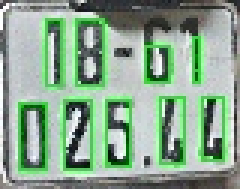
#> input picture bbox/testbb.jpg, 80 x 63 px (shown 3 times larger)
$ python -i char_splitting.py   (imports and definitions only)
#> lines starting #> are read from the running program, lines starting #| are printed output that depends on the picture; after the words box and inside, x2 and y2 are one past the last pixel; in counts of white or black regions, pixels touching at a corner belong together
import cv2


def remove_boundary(img_bin):
    img_bin[:10, :10] = 0
    contours, _ = cv2.findContours(img_bin, cv2.RETR_LIST, cv2.CHAIN_APPROX_SIMPLE)

    for contour in contours:
        x, y, w, h = cv2.boundingRect(contour)
        if x in (0, img_bin.shape[1]-w) or y in (0, img_bin.shape[0]-h):
            cv2.drawContours(img_bin, [contour], 0, (0, 0, 0), -1)

    return img_bin


def get_box(img_bin):
    img = cv2.morphologyEx(img_bin,
                           cv2.MORPH_OPEN,
                           cv2.getStructuringElement(cv2.MORPH_RECT, (2, 2)))
    contours, _ = cv2.findContours(img, cv2.RETR_LIST, cv2.CHAIN_APPROX_SIMPLE)
    bounding_box = []
    min_w, max_w = 1/15, 1/7
    min_h, max_h = 0.25, 0.45
    for contour in contours:
        x, y, w, h = cv2.boundingRect(contour)
        if min_w <= (w / img_bin.shape[1]) <= max_w and min_h <= (h / img_bin.shape[0]) <= max_h:
            tl = (x-1, y-1)
            br = (x+w-1, y+h-1)
            bounding_box.append((tl, br))

    return bounding_box


def sort_bounding_box(bounding_box):
    tl_list = [b[0] for b in bounding_box]
    y_list = [p[1] for p in tl_list]
    ymean = sum(y_list) / len(y_list)
    row = [0 if y < ymean else 1 for y in y_list]
    col = [p[0] for p in tl_list]

    sort_key = [r*1000 + c for r, c in zip(row, col)]
    sort_idx = sorted(range(len(bounding_box)), key=lambda i: sort_key[i])
    bounding_box_sorted = [bounding_box[i] for i in sort_idx]

    row = [row[i] for i in sort_idx]
    col = [col[i] for i in sort_idx]
    numbers = [r != 0 or c <= 40 or c >= 55 for r, c in zip(row, col)]

    return bounding_box_sorted, numbers


def preprocess(img):
    img_resized = cv2.resize(img, (0, 0), fx=80/img.shape[1], fy=80/img.shape[1])
    img_gray = cv2.cvtColor(img_resized, cv2.COLOR_BGR2GRAY)
    img_bin = cv2.threshold(img_gray, 0, 255, cv2.THRESH_BINARY_INV | cv2.THRESH_OTSU)[1]
    img_bin = (img_bin != 0).astype('uint8')
    edge = (cv2.Canny(img_gray, 100, 200) != 0).astype('uint8')
    img_rmbound = remove_boundary(img_bin & (1-edge))
    bounding_box = get_box(img_rmbound | edge)
    bounding_box, numbers = sort_bounding_box(bounding_box)

    return  img_resized, img_bin, edge, img_rmbound, bounding_box, numbers

>>> import cv2
>>> picture = cv2.imread('bbox/testbb.jpg')
#> picture is the input picture: shape (63, 80, 3); mean B, G, R 142.8, 166.6, 138.4
>>> result = preprocess(picture)
#> in preprocess, `img_gray = cv2.cvtColor(img_resized, cv2.COLOR_BGR2GRAY)`:
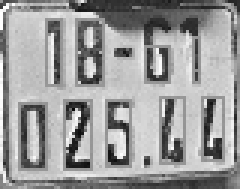
#> img_gray: shape (63, 80) (shown 3 times larger); min 6, max 255, mean 155.5
#> in preprocess, `img_bin = cv2.threshold(img_gray, 0, 255, cv2.THRESH_BINARY_INV | cv2...`:
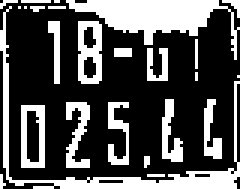
#> img_bin: shape (63, 80) (shown 3 times larger); 31.7% white; 25 white regions (15 under 20 px), largest, box (x1, y1, x2, y2) and area: (22, 0, 80, 20) 454, (0, 2, 80, 63) 405, (26, 7, 34, 28) 119
#> in preprocess, `edge = (cv2.Canny(img_gray, 100, 200) != 0).astype('uint8')`:
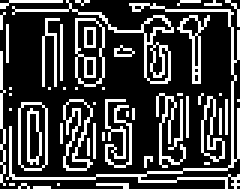
#> edge: shape (63, 80) (shown 3 times larger); values 0 (black) and 1 (white), 25.5% white in thin lines or dots
#> in remove_boundary, `img_bin[:10, :10] = 0`:
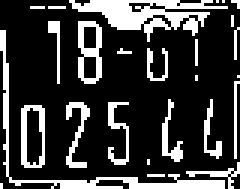
#> img_bin: shape (63, 80) (shown 3 times larger); values 0 (black) and 1 (white), 22.9% white; 26 white regions (14 under 20 px)
#> in remove_boundary, `contours, _ = cv2.findContours(img_bin, cv2.RETR_LIST, cv2.CHAIN_APPRO..`: contours = 37 contours, 26 with area under 20; largest, box (x1, y1, x2, y2) and area: (23, 0, 76, 14) 262, (7, 35, 15, 56) 138, (26, 7, 34, 28) 126, (0, 10, 75, 63) 112, (8, 35, 15, 56) 100
#> the loop in remove_boundary, `for contour in contours:` made 37 passes
#> (x, y, w, h) on passes 5, 7, 8, 9, 10, 11, 12, 14, 16, 17, 20, 22: (62, 54, 18, 9), (8, 35, 7, 21), (7, 35, 8, 21), (36, 34, 7, 21), (22, 34, 8, 22), (68, 33, 6, 20), (54, 33, 7, 21), (79, 25, 1, 1), (27, 18, 6, 9), (49, 16, 7, 11), (0, 10, 75, 53), (27, 8, 6, 9)
#> (contour, x, y, w, h) on passes 1, 2, 3, 4, 6, 13: ([[0, 61], [0, 62]], 0, 61, 1, 2), ([[75, 58], [76, 57], [77, 58], [76, 59]], 75, 57, 3, 3), ([[49, 58], [54, 58]], 49, 58, 6, 1), ([[76, 57], [77, 56], [78, 57], [77, 58]], 76, 56, 3, 3), ([[49, 53], [49, 54]], 49, 53, 1, 2), ([[78, 27], [78, 52], [78, 28], [79, 27]], 78, 27, 2, 26)
#> after the loop in remove_boundary, `for contour in contours:`:
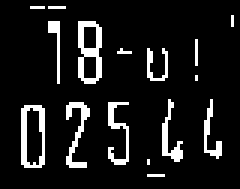
#> img_bin: shape (63, 80) (shown 3 times larger); values 0 (black) and 1 (white), 10.1% white in thin lines or dots, all inside (x1, y1, x2, y2) = (7, 2, 78, 59)
#> in get_box, `img = cv2.morphologyEx(img_bin, cv2.MORPH_OPEN, cv2.getStructuringElem..`:
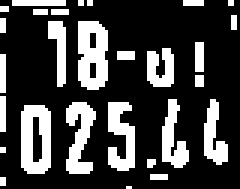
#> img: shape (63, 80) (shown 3 times larger); values 0 (black) and 1 (white), 25.6% white; 28 white regions (16 under 20 px), largest, box (x1, y1, x2, y2) and area: (26, 7, 36, 30) 188, (7, 35, 17, 58) 181, (22, 34, 32, 58) 146
#> in get_box, `img = cv2.morphologyEx(img_bin, cv2.MORPH_OPEN, cv2.getStructuringElem..`:
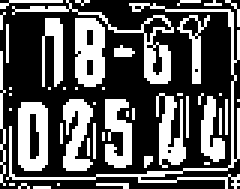
#> img_bin: shape (63, 80) (shown 3 times larger); values 0 (black) and 1 (white), 35.6% white; 47 white regions (34 under 20 px)
#> in get_box, `contours, _ = cv2.findContours(img, cv2.RETR_LIST, cv2.CHAIN_APPROX_SI..`: contours = 31 contours, 22 with area under 20; largest, box (x1, y1, x2, y2) and area: (7, 35, 17, 58) 190, (26, 7, 36, 30) 179, (22, 34, 32, 58) 110, (36, 34, 45, 57) 100, (54, 33, 63, 56) 81
#> the loop in get_box, `for contour in contours:` made 31 passes
#> (x, y, w, h, tl, br) on passes 7, 8, 9, 10, 11, 20, 21: (7, 35, 10, 23, (6, 34), (16, 57)), (36, 34, 9, 23, (35, 33), (44, 56)), (22, 34, 10, 24, (21, 33), (31, 57)), (68, 33, 8, 22, (67, 32), (75, 54)), (54, 33, 9, 23, (53, 32), (62, 55)), (26, 7, 10, 23, (25, 6), (35, 29)), (16, 7, 6, 22, (15, 6), (21, 28))
#> (contour, x, y, w, h) on passes 1, 2, 3, 5, 12, 13: ([[42, 62], [43, 62]], 42, 62, 2, 1), ([[0, 59], [0, 61], [1, 61], [1, 59]], 0, 59, 2, 3), ([[50, 58], [50, 59], [55, 59], [55, 58]], 50, 58, 6, 2), ([[0, 49], [0, 50], [1, 50], [1, 49]], 0, 49, 2, 2), ([[0, 32], [0, 43], [1, 43], [1, 32]], 0, 32, 2, 12), ([[65, 25], [65, 28], [67, 28], [67, 25]], 65, 25, 3, 4)
#> after the loop in get_box, `for contour in contours:`: bounding_box = [((6, 34), (16, 57)), ((35, 33), (44, 56)), ((21, 33), (31, 57)), ((67, 32), (75, 54)), ((53, 32), (62, 55)), ((25, 6), (35, 29)), ((15, 6), (21, 28))]
#> in sort_bounding_box, `tl_list = [b[0] for b in bounding_box]`: tl_list = [(6, 34), (35, 33), (21, 33), (67, 32), (53, 32), (25, 6), (15, 6)]
#> in sort_bounding_box, `y_list = [p[1] for p in tl_list]`: y_list = [34, 33, 33, 32, 32, 6, 6]
#> in sort_bounding_box, `ymean = sum(y_list) / len(y_list)`: ymean = 25.14
#> in sort_bounding_box, `row = [0 if y < ymean else 1 for y in y_list]`: row = [1, 1, 1, 1, 1, 0, 0]
#> in sort_bounding_box, `col = [p[0] for p in tl_list]`: col = [6, 35, 21, 67, 53, 25, 15]
#> in sort_bounding_box, `sort_key = [r*1000 + c for r, c in zip(row, col)]`: sort_key = [1006, 1035, 1021, 1067, 1053, 25, 15]
#> in sort_bounding_box, `sort_idx = sorted(range(len(bounding_box)), key=lambda i: sort_key[i])`: sort_idx = [6, 5, 0, 2, 1, 4, 3]
#> in sort_bounding_box, `bounding_box_sorted = [bounding_box[i] for i in sort_idx]`: bounding_box_sorted = [((15, 6), (21, 28)), ((25, 6), (35, 29)), ((6, 34), (16, 57)), ((21, 33), (31, 57)), ((35, 33), (44, 56)), ((53, 32), (62, 55)), ((67, 32), (75, 54))]
#> in sort_bounding_box, `row = [row[i] for i in sort_idx]`: row = [0, 0, 1, 1, 1, 1, 1]
#> in sort_bounding_box, `col = [col[i] for i in sort_idx]`: col = [15, 25, 6, 21, 35, 53, 67]
#> in sort_bounding_box, `numbers = [r != 0 or c <= 40 or c >= 55 for r, c in zip(row, col)]`: numbers = [True, True, True, True, True, True, True]
#> in preprocess, `bounding_box, numbers = sort_bounding_box(bounding_box)`: bounding_box has the same summary as bounding_box_sorted in sort_bounding_box
#> result = 6 items
